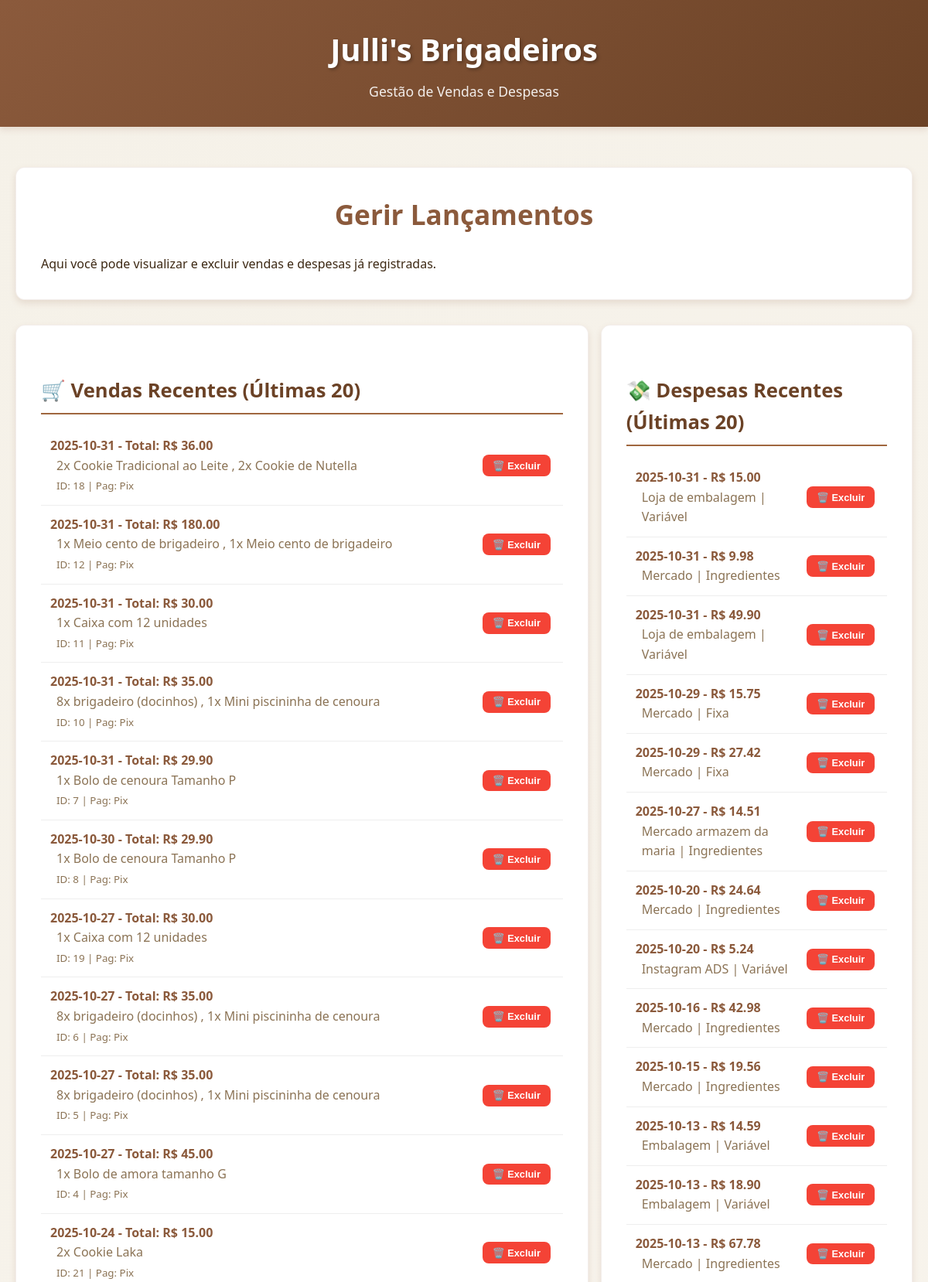
The page /financeiro/gerir (upper part) on the database its author committed.
### tables this page shows
CREATE TABLE vendas (
            id INTEGER PRIMARY KEY AUTOINCREMENT, data DATE NOT NULL, total_venda REAL NOT NULL, metodo_pagamento TEXT );

CREATE TABLE venda_itens (
            id INTEGER PRIMARY KEY AUTOINCREMENT, venda_id INTEGER NOT NULL, produto_id INTEGER,
            quantidade INTEGER NOT NULL, preco_unitario_venda REAL NOT NULL, custo_unitario_producao REAL NOT NULL,
            FOREIGN KEY (venda_id) REFERENCES vendas (id) ON DELETE CASCADE,
            FOREIGN KEY (produto_id) REFERENCES produtos (id) ON DELETE SET NULL );

CREATE TABLE produtos (
            id INTEGER PRIMARY KEY AUTOINCREMENT,
            nome TEXT UNIQUE NOT NULL,
            preco_venda REAL NOT NULL
        );

CREATE TABLE despesas (
            id INTEGER PRIMARY KEY AUTOINCREMENT, descricao TEXT NOT NULL, valor REAL NOT NULL,
            data DATE NOT NULL, categoria TEXT );

### main.py (the view)
@app.route("/financeiro/gerir")
def gerir_lancamentos():
    vendas_recentes_rows = get_vendas_recentes(20)
    despesas_recentes = get_despesas_recentes(20)
    venda_ids = [v['id'] for v in vendas_recentes_rows]
    itens_para_vendas = get_itens_para_vendas(venda_ids)
    itens_map = {}
    for item in itens_para_vendas:
        v_id = item['venda_id']
        if v_id not in itens_map:
            itens_map[v_id] = []
        itens_map[v_id].append(item)
    vendas_enriquecidas = []
    for venda_row in vendas_recentes_rows:
        venda_dict = dict(venda_row)  # Converte a linha do DB para um dicionário
        venda_dict['itens'] = itens_map.get(venda_row['id'], [])
        vendas_enriquecidas.append(venda_dict)
    return render_template('gerir_lancamentos.html',
                           vendas=vendas_enriquecidas,  # <- A lista agora tem os itens!
                           despesas=despesas_recentes)

### main.py (called while the page is built)
def get_db():
    db = getattr(g, '_database', None)
    if db is None:
        db = g._database = sqlite3.connect(DATABASE)
        db.row_factory = sqlite3.Row
    return db

@app.teardown_appcontext
def close_connection(exception):
    db = getattr(g, '_database', None)
    if db is not None:
        db.close()

@app.context_processor
def utility_processor():
    return dict(
        calcular_custo_total_receita=calcular_custo_total_receita,
        calcular_custo_produto=calcular_custo_produto
    )

def get_despesas_recentes(limite=20):
    cursor = get_db().cursor()
    cursor.execute("SELECT * FROM despesas ORDER BY data DESC, id DESC LIMIT ?", (limite,))
    return cursor.fetchall()

def get_vendas_recentes(limite=20):
    cursor = get_db().cursor()
    cursor.execute("SELECT * FROM vendas ORDER BY data DESC, id DESC LIMIT ?", (limite,))
    return cursor.fetchall()

def get_itens_para_vendas(venda_ids):
        if not venda_ids:
            return []
        placeholders = ','.join('?' for _ in venda_ids)
        cursor = get_db().cursor()
        cursor.execute(f"""
            SELECT vi.*, p.nome
            FROM venda_itens vi
            LEFT JOIN produtos p ON vi.produto_id = p.id
            WHERE vi.venda_id IN ({placeholders})
        """, tuple(venda_ids))  # Passa os IDs como uma tupla
        return cursor.fetchall()

### Templates/gerir_lancamentos.html (shortened to what this page needs)
{% extends "base.html" %}
{% block subtitle %}
Gestão de Vendas e Despesas
{% endblock %}
{% block content %}
<div class="card">
    <h1>Gerir Lançamentos</h1>
    <p>Aqui você pode visualizar e excluir vendas e despesas já registradas.</p>
</div>
<div class="form-row" style="align-items: flex-start; margin-top: 2rem;">
    <div class="card" style="flex: 2;">
        <h2>🛒 Vendas Recentes (Últimas 20)</h2>
        {% if vendas %}
            <ul class="item-list">
            {% for venda in vendas %}
                <li class="item-list-item">
                    <div class="item-info">
                        <span class="item-name">{{ venda['data'] }} - Total: R$ {{ "%.2f"|format(venda['total_venda']) }}</span>
                        <div class="item-details">
                            {% if venda['itens'] %}
                                {% for item in venda['itens'] %}
                                    {{ item['quantidade'] }}x {{ item['nome'] or 'Produto Excluído' }}
                                    {% if not loop.last %}, {% endif %} {% endfor %}
                            {% else %}
                                (Venda sem itens registrados)
                            {% endif %}
                            <br>
                            <small>ID: {{ venda['id'] }} | Pag: {{ venda['metodo_pagamento'] }}</small>
                        </div>
                    </div>
                    <div class="item-actions">
                        <form action="{{ url_for('excluir_venda', venda_id=venda['id']) }}" method="POST" onsubmit="return confirm('Tem certeza que deseja excluir esta VENDA?');">
                            <button type="submit" class="btn btn-small btn-danger">🗑️ Excluir</button>
                        </form>
                    </div>
                </li>
            {% endfor %}
            </ul>
        {% else %}
            <p>Nenhuma venda recente.</p>
        {% endif %}
    </div>
    <div class="card" style="flex: 1;">
        <h2>💸 Despesas Recentes (Últimas 20)</h2>
        {% if despesas %}
            <ul class="item-list">
            {% for despesa in despesas %}
                <li class="item-list-item">
                    <div class="item-info">
                        <span class="item-name">{{ despesa['data'] }} - R$ {{ "%.2f"|format(despesa['valor']) }}</span>
                        <div class="item-details">{{ despesa['descricao'] }} | {{ despesa['categoria'] }}</div>
                    </div>
                    <div class="item-actions">
                        <form action="{{ url_for('excluir_despesa', despesa_id=despesa['id']) }}" method="POST" onsubmit="return confirm('Tem certeza que deseja excluir esta DESPESA?');">
                            <button type="submit" class="btn btn-small btn-danger">🗑️ Excluir</button>
                        </form>
                    </div>
                </li>
            {% endfor %}
            </ul>
        {% else %}
            <p>Nenhuma despesa recente.</p>
        {% endif %}
    </div>
</div>
{% endblock %}

### Static/style.css (style rules this page uses)
:root { --primary-brown: #8B5A3C; --light-cream: #F5F1E8; --dark-brown: #6B4226; --accent-brown: #A0673F; --text-dark: #3D2914; --text-light: #8B7355; --success-green: #4CAF50; --error-red: #F44336; --warning-orange: #FF9800; --shadow-light: 0 2px 4px rgba(139, 90, 60, 0.1); --shadow-medium: 0 4px 8px rgba(139, 90, 60, 0.15); --shadow-heavy: 0 8px 16px rgba(139, 90, 60, 0.2); --border-radius: 8px; --border-radius-large: 12px; }
* { margin: 0; padding: 0; box-sizing: border-box; }
body { font-family: 'Segoe UI', Tahoma, Geneva, Verdana, sans-serif; background: linear-gradient(135deg, var(--light-cream) 0%, #F8F4ED 100%); color: var(--text-dark); line-height: 1.6; min-height: 100vh; }
h1 { color: var(--primary-brown); font-size: 2.2rem; margin-bottom: 1.5rem; text-align: center; font-weight: 600; }
h2 { color: var(--dark-brown); font-size: 1.6rem; margin: 2rem 0 1rem 0; border-bottom: 2px solid var(--accent-brown); padding-bottom: 0.5rem; }
.card { background: white; border-radius: var(--border-radius-large); padding: 2rem; margin-bottom: 2rem; box-shadow: var(--shadow-medium); border: 1px solid rgba(139, 90, 60, 0.1); transition: transform 0.3s ease, box-shadow 0.3s ease; }
.form-row { display: flex; gap: 1rem; flex-wrap: wrap; }
.btn { display: inline-block; padding: 0.75rem 1.5rem; border: none; border-radius: var(--border-radius); font-size: 1rem; font-weight: 600; text-decoration: none; cursor: pointer; transition: all 0.3s ease; text-align: center; margin: 0.25rem; }
.btn-danger { background: var(--error-red); color: white; }
.btn-small { padding: 0.4rem 0.8rem; font-size: 0.8rem; }
.item-list { list-style: none; padding: 0; }
.item-list-item { display: flex; justify-content: space-between; align-items: center; padding: 0.75rem; border-bottom: 1px solid #eee; transition: background-color 0.2s; }
.item-info { flex: 1; }
.item-name { font-weight: 600; color: var(--primary-brown); }
.item-details { color: var(--text-light); margin-left: 0.5rem; }
.item-actions { display: flex; gap: 0.5rem; }
.card, .recipe-item { animation: fadeIn 0.5s ease-out forwards; }

### rows shown on the page
vendas: data "2025-10-31", total_venda "36.00", id "18", metodo_pagamento "Pix"
venda_itens: quantidade "2", nome "Cookie Tradicional ao Leite"
venda_itens: quantidade "2", nome "Cookie de Nutella"
vendas: data "2025-10-31", total_venda "180.00", id "12", metodo_pagamento "Pix"
venda_itens: quantidade "1", nome "Meio cento de brigadeiro"
venda_itens: quantidade "1", nome "Meio cento de brigadeiro"
vendas: data "2025-10-31", total_venda "30.00", id "11", metodo_pagamento "Pix"
venda_itens: quantidade "1", nome "Caixa com 12 unidades"
vendas: data "2025-10-31", total_venda "35.00", id "10", metodo_pagamento "Pix"
venda_itens: quantidade "8", nome "brigadeiro (docinhos)"
venda_itens: quantidade "1", nome "Mini piscininha de cenoura"
vendas: data "2025-10-31", total_venda "29.90", id "7", metodo_pagamento "Pix"
venda_itens: quantidade "1", nome "Bolo de cenoura Tamanho P"
vendas: data "2025-10-30", total_venda "29.90", id "8", metodo_pagamento "Pix"
venda_itens: quantidade "1", nome "Bolo de cenoura Tamanho P"
vendas: data "2025-10-27", total_venda "30.00", id "19", metodo_pagamento "Pix"
venda_itens: quantidade "1", nome "Caixa com 12 unidades"
vendas: data "2025-10-27", total_venda "35.00", id "6", metodo_pagamento "Pix"
venda_itens: quantidade "8", nome "brigadeiro (docinhos)"
venda_itens: quantidade "1", nome "Mini piscininha de cenoura"
vendas: data "2025-10-27", total_venda "35.00", id "5", metodo_pagamento "Pix"
venda_itens: quantidade "8", nome "brigadeiro (docinhos)"
venda_itens: quantidade "1", nome "Mini piscininha de cenoura"
vendas: data "2025-10-27", total_venda "45.00", id "4", metodo_pagamento "Pix"
venda_itens: quantidade "1", nome "Bolo de amora tamanho G"
vendas: data "2025-10-24", total_venda "15.00", id "21", metodo_pagamento "Pix"
venda_itens: quantidade "2", nome "Cookie Laka"
despesas: data "2025-10-31", valor "15.00", descricao "Loja de embalagem", categoria "Variável"
despesas: data "2025-10-31", valor "9.98", descricao "Mercado", categoria "Ingredientes"
despesas: data "2025-10-31", valor "49.90", descricao "Loja de embalagem", categoria "Variável"
despesas: data "2025-10-29", valor "15.75", descricao "Mercado", categoria "Fixa"
despesas: data "2025-10-29", valor "27.42", descricao "Mercado", categoria "Fixa"
despesas: data "2025-10-27", valor "14.51", descricao "Mercado armazem da maria", categoria "Ingredientes"
despesas: data "2025-10-20", valor "24.64", descricao "Mercado", categoria "Ingredientes"
despesas: data "2025-10-20", valor "5.24", descricao "Instagram ADS", categoria "Variável"
despesas: data "2025-10-16", valor "42.98", descricao "Mercado", categoria "Ingredientes"
despesas: data "2025-10-15", valor "19.56", descricao "Mercado", categoria "Ingredientes"
despesas: data "2025-10-13", valor "14.59", descricao "Embalagem", categoria "Variável"
despesas: data "2025-10-13", valor "18.90", descricao "Embalagem", categoria "Variável"
despesas: data "2025-10-13", valor "67.78", descricao "Mercado", categoria "Ingredientes"
